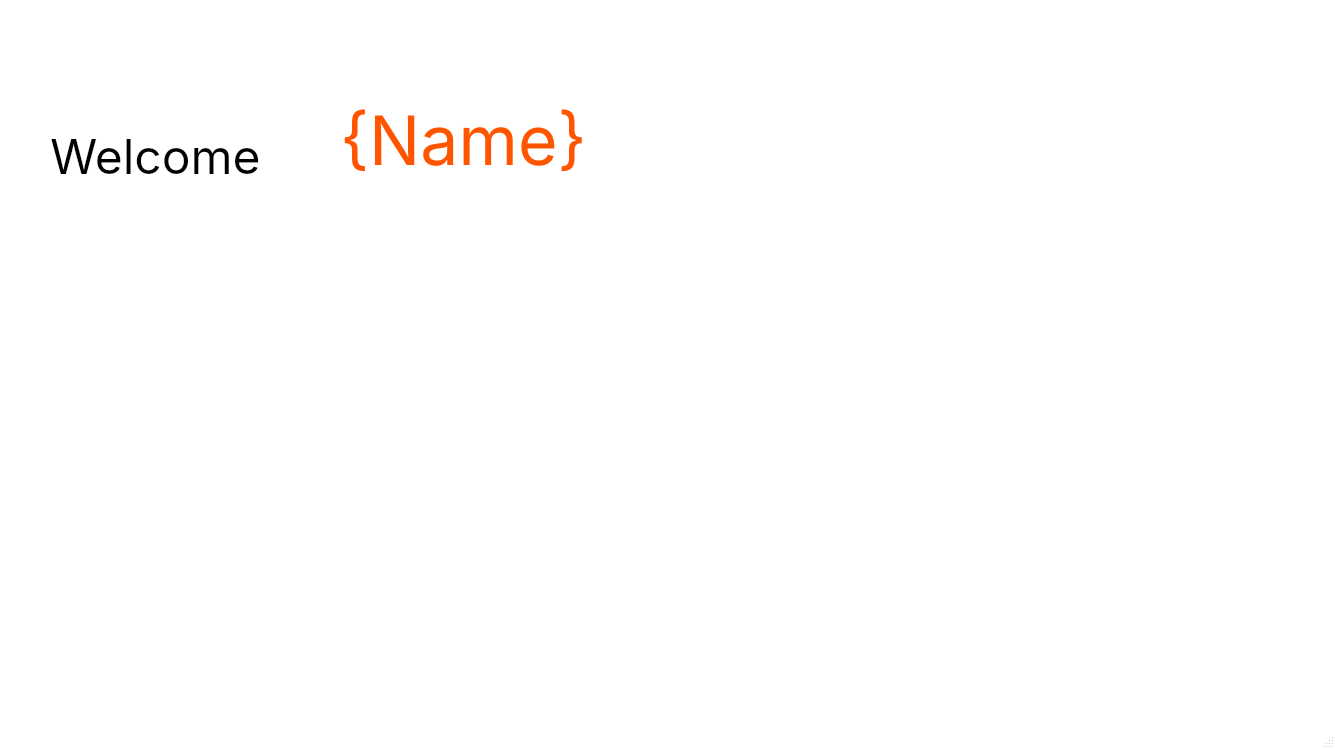
<?xml version="1.0" encoding="UTF-8"?>
<ui version="4.0">
 <class>MainWindow</class>
 <widget class="QMainWindow" name="MainWindow">
  <property name="geometry">
   <rect>
    <x>0</x>
    <y>0</y>
    <width>1335</width>
    <height>749</height>
   </rect>
  </property>
  <property name="palette">
   <palette>
    <active>
     <colorrole role="Base">
      <brush brushstyle="SolidPattern">
       <color alpha="255">
        <red>255</red>
        <green>255</green>
        <blue>255</blue>
       </color>
      </brush>
     </colorrole>
     <colorrole role="Window">
      <brush brushstyle="SolidPattern">
       <color alpha="255">
        <red>255</red>
        <green>255</green>
        <blue>255</blue>
       </color>
      </brush>
     </colorrole>
    </active>
    <inactive>
     <colorrole role="Base">
      <brush brushstyle="SolidPattern">
       <color alpha="255">
        <red>255</red>
        <green>255</green>
        <blue>255</blue>
       </color>
      </brush>
     </colorrole>
     <colorrole role="Window">
      <brush brushstyle="SolidPattern">
       <color alpha="255">
        <red>255</red>
        <green>255</green>
        <blue>255</blue>
       </color>
      </brush>
     </colorrole>
    </inactive>
    <disabled>
     <colorrole role="Base">
      <brush brushstyle="SolidPattern">
       <color alpha="255">
        <red>255</red>
        <green>255</green>
        <blue>255</blue>
       </color>
      </brush>
     </colorrole>
     <colorrole role="Window">
      <brush brushstyle="SolidPattern">
       <color alpha="255">
        <red>255</red>
        <green>255</green>
        <blue>255</blue>
       </color>
      </brush>
     </colorrole>
    </disabled>
   </palette>
  </property>
  <property name="windowTitle">
   <string>MainWindow</string>
  </property>
  <widget class="QWidget" name="centralwidget">
   <widget class="QLabel" name="label">
    <property name="geometry">
     <rect>
      <x>50</x>
      <y>120</y>
      <width>272</width>
      <height>72</height>
     </rect>
    </property>
    <property name="font">
     <font>
      <family>SF Pro Display</family>
      <pointsize>36</pointsize>
     </font>
    </property>
    <property name="text">
     <string>Welcome</string>
    </property>
   </widget>
   <widget class="QLabel" name="label_2">
    <property name="geometry">
     <rect>
      <x>340</x>
      <y>90</y>
      <width>316</width>
      <height>101</height>
     </rect>
    </property>
    <property name="palette">
     <palette>
      <active>
       <colorrole role="WindowText">
        <brush brushstyle="SolidPattern">
         <color alpha="255">
          <red>255</red>
          <green>85</green>
          <blue>0</blue>
         </color>
        </brush>
       </colorrole>
      </active>
      <inactive>
       <colorrole role="WindowText">
        <brush brushstyle="SolidPattern">
         <color alpha="255">
          <red>255</red>
          <green>85</green>
          <blue>0</blue>
         </color>
        </brush>
       </colorrole>
      </inactive>
      <disabled>
       <colorrole role="WindowText">
        <brush brushstyle="SolidPattern">
         <color alpha="255">
          <red>120</red>
          <green>120</green>
          <blue>120</blue>
         </color>
        </brush>
       </colorrole>
      </disabled>
     </palette>
    </property>
    <property name="font">
     <font>
      <family>SF Pro Display</family>
      <pointsize>51</pointsize>
     </font>
    </property>
    <property name="text">
     <string>{Name}</string>
    </property>
   </widget>
  </widget>
  <widget class="QMenuBar" name="menubar">
   <property name="geometry">
    <rect>
     <x>0</x>
     <y>0</y>
     <width>1335</width>
     <height>26</height>
    </rect>
   </property>
  </widget>
  <widget class="QStatusBar" name="statusbar"/>
 </widget>
 <resources/>
 <connections/>
</ui>
